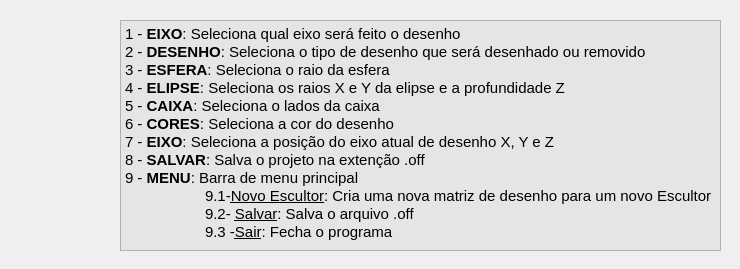
<?xml version="1.0" encoding="UTF-8"?>
<ui version="4.0">
 <class>guia</class>
 <widget class="QDialog" name="guia">
  <property name="geometry">
   <rect>
    <x>0</x>
    <y>0</y>
    <width>740</width>
    <height>269</height>
   </rect>
  </property>
  <property name="windowTitle">
   <string>Dialog</string>
  </property>
  <widget class="QTextBrowser" name="textBrowser">
   <property name="geometry">
    <rect>
     <x>120</x>
     <y>20</y>
     <width>601</width>
     <height>231</height>
    </rect>
   </property>
   <property name="styleSheet">
    <string notr="true">background-color: rgb(229, 229, 229);</string>
   </property>
   <property name="html">
    <string>&lt;!DOCTYPE HTML PUBLIC &quot;-//W3C//DTD HTML 4.0//EN&quot; &quot;http://www.w3.org/TR/REC-html40/strict.dtd&quot;&gt;
&lt;html&gt;&lt;head&gt;&lt;meta name=&quot;qrichtext&quot; content=&quot;1&quot; /&gt;&lt;style type=&quot;text/css&quot;&gt;
p, li { white-space: pre-wrap; }
&lt;/style&gt;&lt;/head&gt;&lt;body style=&quot; font-family:'Ubuntu'; font-size:11pt; font-weight:400; font-style:normal;&quot;&gt;
&lt;p style=&quot; margin-top:0px; margin-bottom:0px; margin-left:0px; margin-right:0px; -qt-block-indent:0; text-indent:0px;&quot;&gt;1 - &lt;span style=&quot; font-weight:600;&quot;&gt;EIXO&lt;/span&gt;: Seleciona qual eixo será feito o desenho&lt;/p&gt;
&lt;p style=&quot; margin-top:0px; margin-bottom:0px; margin-left:0px; margin-right:0px; -qt-block-indent:0; text-indent:0px;&quot;&gt;2 - &lt;span style=&quot; font-weight:600;&quot;&gt;DESENHO&lt;/span&gt;: Seleciona o tipo de desenho que será desenhado ou removido&lt;/p&gt;
&lt;p style=&quot; margin-top:0px; margin-bottom:0px; margin-left:0px; margin-right:0px; -qt-block-indent:0; text-indent:0px;&quot;&gt;3 - &lt;span style=&quot; font-weight:600;&quot;&gt;ESFERA&lt;/span&gt;: Seleciona o raio da esfera&lt;/p&gt;
&lt;p style=&quot; margin-top:0px; margin-bottom:0px; margin-left:0px; margin-right:0px; -qt-block-indent:0; text-indent:0px;&quot;&gt;4 - &lt;span style=&quot; font-weight:600;&quot;&gt;ELIPSE&lt;/span&gt;: Seleciona os raios X e Y da elipse e a profundidade Z&lt;/p&gt;
&lt;p style=&quot; margin-top:0px; margin-bottom:0px; margin-left:0px; margin-right:0px; -qt-block-indent:0; text-indent:0px;&quot;&gt;5 - &lt;span style=&quot; font-weight:600;&quot;&gt;CAIXA&lt;/span&gt;: Seleciona o lados da caixa&lt;/p&gt;
&lt;p style=&quot; margin-top:0px; margin-bottom:0px; margin-left:0px; margin-right:0px; -qt-block-indent:0; text-indent:0px;&quot;&gt;6 - &lt;span style=&quot; font-weight:600;&quot;&gt;CORES&lt;/span&gt;: Seleciona a cor do desenho&lt;/p&gt;
&lt;p style=&quot; margin-top:0px; margin-bottom:0px; margin-left:0px; margin-right:0px; -qt-block-indent:0; text-indent:0px;&quot;&gt;7 - &lt;span style=&quot; font-weight:600;&quot;&gt;EIXO&lt;/span&gt;: Seleciona a posição do eixo atual de desenho X, Y e Z&lt;/p&gt;
&lt;p style=&quot; margin-top:0px; margin-bottom:0px; margin-left:0px; margin-right:0px; -qt-block-indent:0; text-indent:0px;&quot;&gt;8 - &lt;span style=&quot; font-weight:600;&quot;&gt;SALVAR&lt;/span&gt;: Salva o projeto na extenção .off&lt;/p&gt;
&lt;p style=&quot; margin-top:0px; margin-bottom:0px; margin-left:0px; margin-right:0px; -qt-block-indent:0; text-indent:0px;&quot;&gt;9 - &lt;span style=&quot; font-weight:600;&quot;&gt;MENU&lt;/span&gt;: Barra de menu principal&lt;/p&gt;
&lt;p style=&quot; margin-top:0px; margin-bottom:0px; margin-left:0px; margin-right:0px; -qt-block-indent:0; text-indent:0px;&quot;&gt;	9.1-&lt;span style=&quot; text-decoration: underline;&quot;&gt;Novo Escultor&lt;/span&gt;: Cria uma nova matriz de desenho para um novo Escultor&lt;/p&gt;
&lt;p style=&quot; margin-top:0px; margin-bottom:0px; margin-left:0px; margin-right:0px; -qt-block-indent:0; text-indent:0px;&quot;&gt;	9.2- &lt;span style=&quot; text-decoration: underline;&quot;&gt;Salvar&lt;/span&gt;: Salva o arquivo .off&lt;/p&gt;
&lt;p style=&quot; margin-top:0px; margin-bottom:0px; margin-left:0px; margin-right:0px; -qt-block-indent:0; text-indent:0px;&quot;&gt;	9.3 -&lt;span style=&quot; text-decoration: underline;&quot;&gt;Sair&lt;/span&gt;: Fecha o programa&lt;/p&gt;&lt;/body&gt;&lt;/html&gt;</string>
   </property>
  </widget>
  <widget class="QLabel" name="label">
   <property name="geometry">
    <rect>
     <x>0</x>
     <y>70</y>
     <width>111</width>
     <height>131</height>
    </rect>
   </property>
   <property name="text">
    <string/>
   </property>
   <property name="pixmap">
    <pixmap resource="recursos.qrc">:/recursos/guia.png</pixmap>
   </property>
  </widget>
 </widget>
 <resources>
  <include location="recursos.qrc"/>
 </resources>
 <connections/>
</ui>
